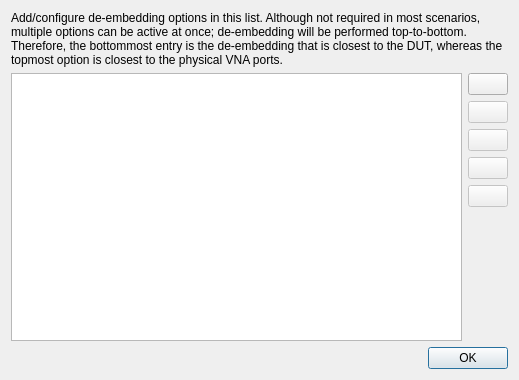
<?xml version="1.0" encoding="UTF-8"?>
<ui version="4.0">
 <class>DeembeddingDialog</class>
 <widget class="QDialog" name="DeembeddingDialog">
  <property name="geometry">
   <rect>
    <x>0</x>
    <y>0</y>
    <width>519</width>
    <height>380</height>
   </rect>
  </property>
  <property name="windowTitle">
   <string>De-embedding</string>
  </property>
  <property name="modal">
   <bool>true</bool>
  </property>
  <layout class="QVBoxLayout" name="verticalLayout_2">
   <item>
    <widget class="QLabel" name="label">
     <property name="text">
      <string>Add/configure de-embedding options in this list. Although not required in most scenarios, multiple options can be active at once; de-embedding will be performed top-to-bottom. Therefore, the bottommost entry is the de-embedding that is closest to the DUT, whereas the topmost option is closest to the physical VNA ports.</string>
     </property>
     <property name="wordWrap">
      <bool>true</bool>
     </property>
    </widget>
   </item>
   <item>
    <layout class="QHBoxLayout" name="horizontalLayout">
     <item>
      <widget class="QListView" name="view"/>
     </item>
     <item>
      <layout class="QVBoxLayout" name="verticalLayout">
       <item>
        <widget class="QPushButton" name="bAdd">
         <property name="sizePolicy">
          <sizepolicy hsizetype="Fixed" vsizetype="Fixed">
           <horstretch>0</horstretch>
           <verstretch>0</verstretch>
          </sizepolicy>
         </property>
         <property name="toolTip">
          <string>Add</string>
         </property>
         <property name="text">
          <string/>
         </property>
         <property name="icon">
          <iconset theme="list-add" resource="../../icons.qrc">
           <normaloff>:/icons/add.png</normaloff>:/icons/add.png</iconset>
         </property>
        </widget>
       </item>
       <item>
        <widget class="QPushButton" name="bDelete">
         <property name="enabled">
          <bool>false</bool>
         </property>
         <property name="sizePolicy">
          <sizepolicy hsizetype="Minimum" vsizetype="Fixed">
           <horstretch>0</horstretch>
           <verstretch>0</verstretch>
          </sizepolicy>
         </property>
         <property name="toolTip">
          <string>Delete</string>
         </property>
         <property name="text">
          <string/>
         </property>
         <property name="icon">
          <iconset theme="list-remove" resource="../../icons.qrc">
           <normaloff>:/icons/remove.png</normaloff>:/icons/remove.png</iconset>
         </property>
        </widget>
       </item>
       <item>
        <widget class="QPushButton" name="bMoveUp">
         <property name="enabled">
          <bool>false</bool>
         </property>
         <property name="toolTip">
          <string>Move up</string>
         </property>
         <property name="text">
          <string/>
         </property>
         <property name="icon">
          <iconset theme="go-up" resource="../../icons.qrc">
           <normaloff>:/icons/up.png</normaloff>:/icons/up.png</iconset>
         </property>
        </widget>
       </item>
       <item>
        <widget class="QPushButton" name="bMoveDown">
         <property name="enabled">
          <bool>false</bool>
         </property>
         <property name="toolTip">
          <string>Move down</string>
         </property>
         <property name="text">
          <string/>
         </property>
         <property name="icon">
          <iconset theme="go-down" resource="../../icons.qrc">
           <normaloff>:/icons/down.png</normaloff>:/icons/down.png</iconset>
         </property>
        </widget>
       </item>
       <item>
        <widget class="QPushButton" name="bEdit">
         <property name="enabled">
          <bool>false</bool>
         </property>
         <property name="sizePolicy">
          <sizepolicy hsizetype="Minimum" vsizetype="Fixed">
           <horstretch>0</horstretch>
           <verstretch>0</verstretch>
          </sizepolicy>
         </property>
         <property name="toolTip">
          <string>Edit</string>
         </property>
         <property name="text">
          <string/>
         </property>
         <property name="icon">
          <iconset theme="accessories-text-editor" resource="../../icons.qrc">
           <normaloff>:/icons/edit.png</normaloff>:/icons/edit.png</iconset>
         </property>
        </widget>
       </item>
       <item>
        <spacer name="verticalSpacer">
         <property name="orientation">
          <enum>Qt::Vertical</enum>
         </property>
         <property name="sizeHint" stdset="0">
          <size>
           <width>18</width>
           <height>186</height>
          </size>
         </property>
        </spacer>
       </item>
      </layout>
     </item>
    </layout>
   </item>
   <item>
    <widget class="QDialogButtonBox" name="buttonBox">
     <property name="standardButtons">
      <set>QDialogButtonBox::Ok</set>
     </property>
    </widget>
   </item>
  </layout>
 </widget>
 <resources>
  <include location="../../icons.qrc"/>
 </resources>
 <connections/>
</ui>
